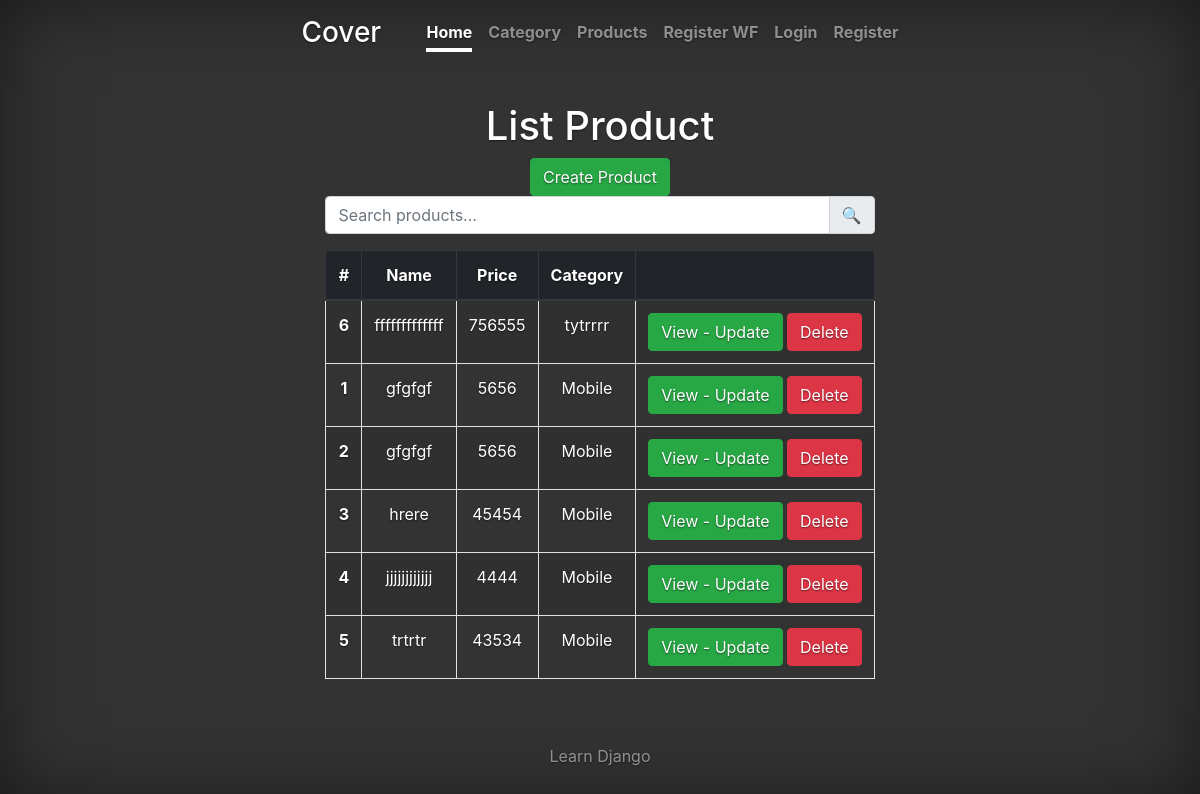
Before: /store/list_products with the older database file.
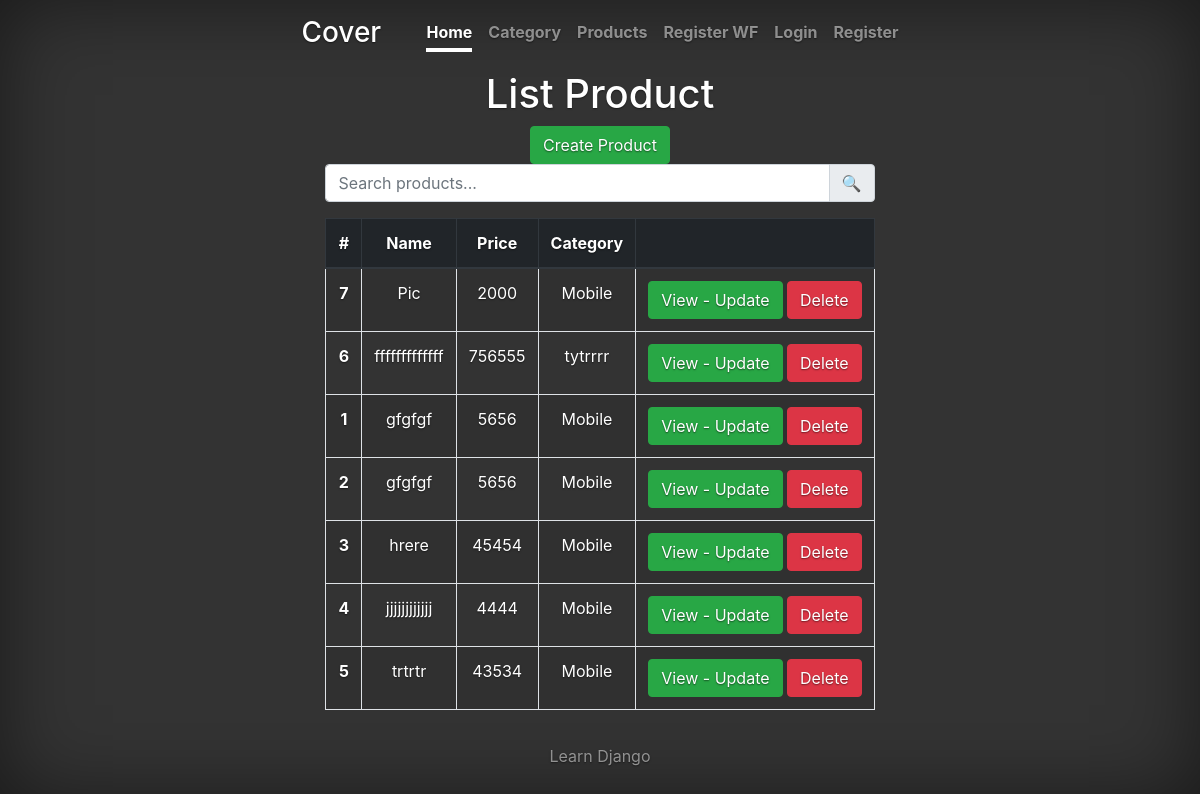
After: the same page with the newer database file.
### store/models.py (models this page shows, shortened)
class Product(models.Model):
    name = models.CharField(max_length=100)
    price = models.PositiveIntegerField(default=0)
    picture = models.ImageField(upload_to='products/', null=True, blank=True, validators=[max_upload_with_ext])
    category = models.ForeignKey(Category, on_delete=models.CASCADE)
    class Meta:
        permissions = [('increase_price', 'Product can increase price')]
        verbose_name_plural = "products"
        verbose_name = "Product"
        db_table = 'product'
        ordering = ["name"]

class Category(models.Model):
    name = models.CharField(max_length=100)
    key = models.CharField(unique=True, max_length=100)
    class Meta:
        verbose_name_plural = "Categories"
        ordering = ["name"]
        verbose_name = "Category"
        db_table = 'category'

### store/views.py (the view)
# urls.py: path('list_products', product_list_view, name='list_products'),
def product_list_view(request):
    search = request.GET.get('search_input')
    if search:
        products = Product.objects.filter(name__contains=search)
    else:
        products = Product.objects.all()
    return render(request, 'product_list_view.html', {'products': products})

### templates/product_list_view.html (shortened to what this page needs)
{% extends 'base_layout.html' %}
{% block main %}
    <h1>List Product</h1>
    <a class="btn btn-success" href="{% url 'create_product' %}">
        Create Product
    </a>
    <form action="{% url 'list_products' %}" method="GET">
        <div class="input-group mb-3">
            <input type="text" class="form-control" name="search_input" placeholder="Search products..."
                   aria-label="Search products">
            <div class="input-group-append">
                <button type="submit" class="input-group-text">
                    🔍
                </button>
            </div>
        </div>
    </form>
    <table class="table table-striped table-hover table-bordered">
        <thead class="thead-dark">
        <tr>
            <th scope="col">#</th>
            <th scope="col">Name</th>
            <th scope="col">Price</th>
            <th scope="col">Category</th>
            <th scope="col"></th>
        </tr>
        </thead>
        <tbody>
        {% for c in products %}
            <tr>
                <th scope="row">{{ c.id }}</th>
                <td>{{ c.name }}</td>
                <td>{{ c.price }}</td>
                <td>{{ c.category.name }}</td>
                <td>
                    <a class="btn btn-success" href="{% url 'update_product' id=c.id %}">
                        View - Update
                    </a>
                    <a class="btn btn-danger" href="{% url 'delete_product' id=c.id %}">
                        Delete
                    </a>
                </td>
            </tr>
        {% endfor %}
        </tbody>
    </table>
{% endblock %}

Changed rows visible on the page:
added Product: id "7", name "Pic", price "2000", category.name "Mobile"
